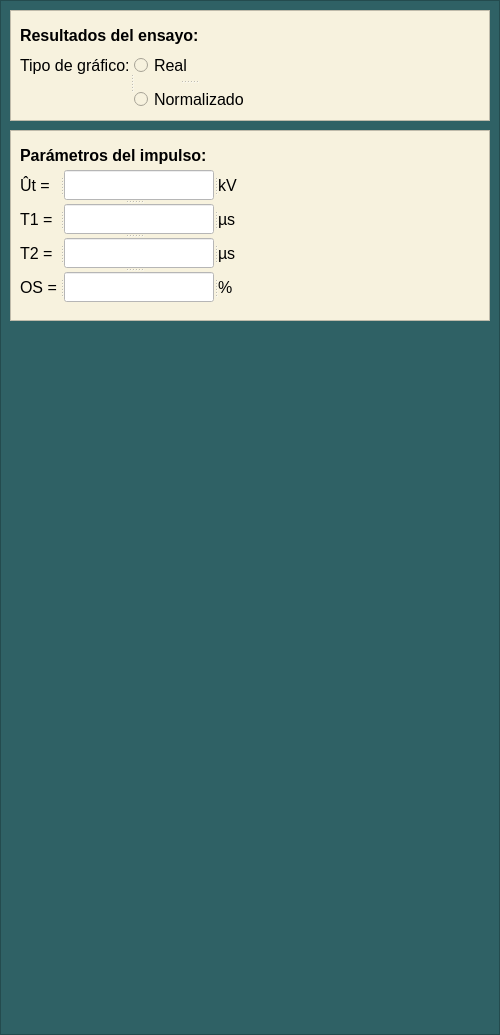
   <widget class="QFrame" name="col3">
    <property name="geometry">
     <rect>
      <x>1420</x>
      <y>0</y>
      <width>500</width>
      <height>1035</height>
     </rect>
    </property>
    <property name="minimumSize">
     <size>
      <width>400</width>
      <height>630</height>
     </size>
    </property>
    <property name="maximumSize">
     <size>
      <width>500</width>
      <height>16777215</height>
     </size>
    </property>
    <property name="font">
     <font>
      <family>Arial</family>
      <pointsize>12</pointsize>
     </font>
    </property>
    <property name="styleSheet">
     <string notr="true">background-color: rgb(47, 97, 101);</string>
    </property>
    <property name="frameShape">
     <enum>QFrame::Shape::StyledPanel</enum>
    </property>
    <property name="frameShadow">
     <enum>QFrame::Shadow::Raised</enum>
    </property>
    <widget class="QLabel" name="label_46">
     <property name="geometry">
      <rect>
       <x>150</x>
       <y>740</y>
       <width>191</width>
       <height>17</height>
      </rect>
     </property>
     <property name="font">
      <font>
       <family>Arial</family>
       <pointsize>12</pointsize>
       <bold>true</bold>
      </font>
     </property>
     <property name="text">
      <string/>
     </property>
    </widget>
    <widget class="QLabel" name="label_47">
     <property name="geometry">
      <rect>
       <x>150</x>
       <y>600</y>
       <width>191</width>
       <height>17</height>
      </rect>
     </property>
     <property name="font">
      <font>
       <family>Arial</family>
       <pointsize>12</pointsize>
       <bold>true</bold>
      </font>
     </property>
     <property name="text">
      <string/>
     </property>
    </widget>
    <widget class="QFrame" name="row1_3">
     <property name="geometry">
      <rect>
       <x>10</x>
       <y>10</y>
       <width>480</width>
       <height>111</height>
      </rect>
     </property>
     <property name="styleSheet">
      <string notr="true">background-color: rgb(247, 242, 222);</string>
     </property>
     <property name="frameShape">
      <enum>QFrame::Shape::StyledPanel</enum>
     </property>
     <property name="frameShadow">
      <enum>QFrame::Shadow::Raised</enum>
     </property>
     <widget class="QLabel" name="resultados_del_ensayo">
      <property name="geometry">
       <rect>
        <x>10</x>
        <y>10</y>
        <width>180</width>
        <height>30</height>
       </rect>
      </property>
      <property name="minimumSize">
       <size>
        <width>180</width>
        <height>30</height>
       </size>
      </property>
      <property name="maximumSize">
       <size>
        <width>180</width>
        <height>30</height>
       </size>
      </property>
      <property name="font">
       <font>
        <family>Arial</family>
        <pointsize>12</pointsize>
        <bold>true</bold>
       </font>
      </property>
      <property name="text">
       <string>Resultados del ensayo:</string>
      </property>
     </widget>
     <widget class="QSplitter" name="splitter_22">
      <property name="geometry">
       <rect>
        <x>10</x>
        <y>40</y>
        <width>225</width>
        <height>65</height>
       </rect>
      </property>
      <property name="orientation">
       <enum>Qt::Orientation::Horizontal</enum>
      </property>
      <widget class="QLabel" name="tipo_grafico">
       <property name="minimumSize">
        <size>
         <width>110</width>
         <height>30</height>
        </size>
       </property>
       <property name="maximumSize">
        <size>
         <width>110</width>
         <height>30</height>
        </size>
       </property>
       <property name="font">
        <font>
         <family>Arial</family>
         <pointsize>12</pointsize>
         <bold>false</bold>
        </font>
       </property>
       <property name="text">
        <string>Tipo de gráfico:</string>
       </property>
      </widget>
      <widget class="QSplitter" name="splitter">
       <property name="orientation">
        <enum>Qt::Orientation::Vertical</enum>
       </property>
       <widget class="QRadioButton" name="tipo_real">
        <property name="minimumSize">
         <size>
          <width>110</width>
          <height>30</height>
         </size>
        </property>
        <property name="maximumSize">
         <size>
          <width>110</width>
          <height>30</height>
         </size>
        </property>
        <property name="font">
         <font>
          <family>Arial</family>
          <pointsize>12</pointsize>
         </font>
        </property>
        <property name="text">
         <string>Real</string>
        </property>
       </widget>
       <widget class="QRadioButton" name="tipo_normalizado">
        <property name="minimumSize">
         <size>
          <width>110</width>
          <height>30</height>
         </size>
        </property>
        <property name="maximumSize">
         <size>
          <width>110</width>
          <height>30</height>
         </size>
        </property>
        <property name="font">
         <font>
          <family>Arial</family>
          <pointsize>12</pointsize>
         </font>
        </property>
        <property name="text">
         <string>Normalizado</string>
        </property>
       </widget>
      </widget>
     </widget>
    </widget>
    <widget class="QFrame" name="row1_4">
     <property name="geometry">
      <rect>
       <x>10</x>
       <y>130</y>
       <width>480</width>
       <height>191</height>
      </rect>
     </property>
     <property name="styleSheet">
      <string notr="true">background-color: rgb(247, 242, 222);</string>
     </property>
     <property name="frameShape">
      <enum>QFrame::Shape::StyledPanel</enum>
     </property>
     <property name="frameShadow">
      <enum>QFrame::Shadow::Raised</enum>
     </property>
     <widget class="QLabel" name="parametros_impulso">
      <property name="geometry">
       <rect>
        <x>10</x>
        <y>10</y>
        <width>190</width>
        <height>30</height>
       </rect>
      </property>
      <property name="minimumSize">
       <size>
        <width>190</width>
        <height>30</height>
       </size>
      </property>
      <property name="maximumSize">
       <size>
        <width>190</width>
        <height>30</height>
       </size>
      </property>
      <property name="font">
       <font>
        <family>Arial</family>
        <pointsize>12</pointsize>
        <bold>true</bold>
       </font>
      </property>
      <property name="text">
       <string>Parámetros del impulso:</string>
      </property>
     </widget>
     <widget class="QSplitter" name="splitter_30">
      <property name="geometry">
       <rect>
        <x>10</x>
        <y>40</y>
        <width>230</width>
        <height>135</height>
       </rect>
      </property>
      <property name="orientation">
       <enum>Qt::Orientation::Vertical</enum>
      </property>
      <widget class="QSplitter" name="splitter_23">
       <property name="orientation">
        <enum>Qt::Orientation::Horizontal</enum>
       </property>
       <widget class="QLabel" name="v_etiqueta">
        <property name="enabled">
         <bool>true</bool>
        </property>
        <property name="minimumSize">
         <size>
          <width>40</width>
          <height>30</height>
         </size>
        </property>
        <property name="maximumSize">
         <size>
          <width>40</width>
          <height>30</height>
         </size>
        </property>
        <property name="font">
         <font>
          <family>Arial</family>
          <pointsize>12</pointsize>
         </font>
        </property>
        <property name="text">
         <string>Ût =</string>
        </property>
       </widget>
       <widget class="QLineEdit" name="v_valor">
        <property name="minimumSize">
         <size>
          <width>150</width>
          <height>30</height>
         </size>
        </property>
        <property name="maximumSize">
         <size>
          <width>150</width>
          <height>30</height>
         </size>
        </property>
        <property name="font">
         <font>
          <family>Arial</family>
          <pointsize>12</pointsize>
         </font>
        </property>
        <property name="styleSheet">
         <string notr="true">background-color: rgb(255, 255, 255);</string>
        </property>
        <property name="readOnly">
         <bool>true</bool>
        </property>
       </widget>
       <widget class="QLabel" name="v_unidad">
        <property name="minimumSize">
         <size>
          <width>30</width>
          <height>30</height>
         </size>
        </property>
        <property name="maximumSize">
         <size>
          <width>30</width>
          <height>30</height>
         </size>
        </property>
        <property name="font">
         <font>
          <family>Arial</family>
          <pointsize>12</pointsize>
         </font>
        </property>
        <property name="text">
         <string>kV</string>
        </property>
        <property name="alignment">
         <set>Qt::AlignmentFlag::AlignLeading|Qt::AlignmentFlag::AlignLeft|Qt::AlignmentFlag::AlignVCenter</set>
        </property>
       </widget>
      </widget>
      <widget class="QSplitter" name="splitter_24">
       <property name="orientation">
        <enum>Qt::Orientation::Horizontal</enum>
       </property>
       <widget class="QLabel" name="t1_etiqueta">
        <property name="minimumSize">
         <size>
          <width>40</width>
          <height>30</height>
         </size>
        </property>
        <property name="maximumSize">
         <size>
          <width>40</width>
          <height>30</height>
         </size>
        </property>
        <property name="font">
         <font>
          <family>Arial</family>
          <pointsize>12</pointsize>
         </font>
        </property>
        <property name="text">
         <string>T1 =</string>
        </property>
       </widget>
       <widget class="QLineEdit" name="t1_valor">
        <property name="minimumSize">
         <size>
          <width>150</width>
          <height>30</height>
         </size>
        </property>
        <property name="maximumSize">
         <size>
          <width>150</width>
          <height>30</height>
         </size>
        </property>
        <property name="font">
         <font>
          <family>Arial</family>
          <pointsize>12</pointsize>
         </font>
        </property>
        <property name="styleSheet">
         <string notr="true">background-color: rgb(255, 255, 255);</string>
        </property>
        <property name="readOnly">
         <bool>true</bool>
        </property>
       </widget>
       <widget class="QLabel" name="t1_unidad">
        <property name="minimumSize">
         <size>
          <width>30</width>
          <height>30</height>
         </size>
        </property>
        <property name="maximumSize">
         <size>
          <width>30</width>
          <height>30</height>
         </size>
        </property>
        <property name="font">
         <font>
          <family>Arial</family>
          <pointsize>12</pointsize>
         </font>
        </property>
        <property name="text">
         <string>µs</string>
        </property>
        <property name="alignment">
         <set>Qt::AlignmentFlag::AlignLeading|Qt::AlignmentFlag::AlignLeft|Qt::AlignmentFlag::AlignVCenter</set>
        </property>
       </widget>
      </widget>
      <widget class="QSplitter" name="splitter_28">
       <property name="orientation">
        <enum>Qt::Orientation::Horizontal</enum>
       </property>
       <widget class="QLabel" name="t2_etiqueta">
        <property name="minimumSize">
         <size>
          <width>40</width>
          <height>30</height>
         </size>
        </property>
        <property name="maximumSize">
         <size>
          <width>40</width>
          <height>30</height>
         </size>
        </property>
        <property name="font">
         <font>
          <family>Arial</family>
          <pointsize>12</pointsize>
         </font>
        </property>
        <property name="text">
         <string>T2 =</string>
        </property>
       </widget>
       <widget class="QLineEdit" name="t2_valor">
        <property name="minimumSize">
         <size>
          <width>150</width>
          <height>30</height>
         </size>
        </property>
        <property name="maximumSize">
         <size>
          <width>150</width>
          <height>30</height>
         </size>
        </property>
        <property name="font">
         <font>
          <family>Arial</family>
          <pointsize>12</pointsize>
         </font>
        </property>
        <property name="styleSheet">
         <string notr="true">background-color: rgb(255, 255, 255);</string>
        </property>
        <property name="readOnly">
         <bool>true</bool>
        </property>
       </widget>
       <widget class="QLabel" name="t2_unidad">
        <property name="minimumSize">
         <size>
          <width>30</width>
          <height>30</height>
         </size>
        </property>
        <property name="maximumSize">
         <size>
          <width>30</width>
          <height>30</height>
         </size>
        </property>
        <property name="font">
         <font>
          <family>Arial</family>
          <pointsize>12</pointsize>
         </font>
        </property>
        <property name="text">
         <string>µs</string>
        </property>
        <property name="alignment">
         <set>Qt::AlignmentFlag::AlignLeading|Qt::AlignmentFlag::AlignLeft|Qt::AlignmentFlag::AlignVCenter</set>
        </property>
       </widget>
      </widget>
      <widget class="QSplitter" name="splitter_29">
       <property name="orientation">
        <enum>Qt::Orientation::Horizontal</enum>
       </property>
       <widget class="QLabel" name="os_etiqueta">
        <property name="minimumSize">
         <size>
          <width>40</width>
          <height>30</height>
         </size>
        </property>
        <property name="maximumSize">
         <size>
          <width>40</width>
          <height>30</height>
         </size>
        </property>
        <property name="font">
         <font>
          <family>Arial</family>
          <pointsize>12</pointsize>
         </font>
        </property>
        <property name="text">
         <string>OS =</string>
        </property>
       </widget>
       <widget class="QLineEdit" name="os_valor">
        <property name="minimumSize">
         <size>
          <width>150</width>
          <height>30</height>
         </size>
        </property>
        <property name="maximumSize">
         <size>
          <width>150</width>
          <height>30</height>
         </size>
        </property>
        <property name="font">
         <font>
          <family>Arial</family>
          <pointsize>12</pointsize>
         </font>
        </property>
        <property name="styleSheet">
         <string notr="true">background-color: rgb(255, 255, 255);</string>
        </property>
        <property name="readOnly">
         <bool>true</bool>
        </property>
       </widget>
       <widget class="QLabel" name="os_unidad">
        <property name="minimumSize">
         <size>
          <width>30</width>
          <height>30</height>
         </size>
        </property>
        <property name="maximumSize">
         <size>
          <width>30</width>
          <height>30</height>
         </size>
        </property>
        <property name="font">
         <font>
          <family>Arial</family>
          <pointsize>12</pointsize>
         </font>
        </property>
        <property name="text">
         <string>%</string>
        </property>
        <property name="alignment">
         <set>Qt::AlignmentFlag::AlignLeading|Qt::AlignmentFlag::AlignLeft|Qt::AlignmentFlag::AlignVCenter</set>
        </property>
       </widget>
      </widget>
     </widget>
    </widget>
   </widget>
